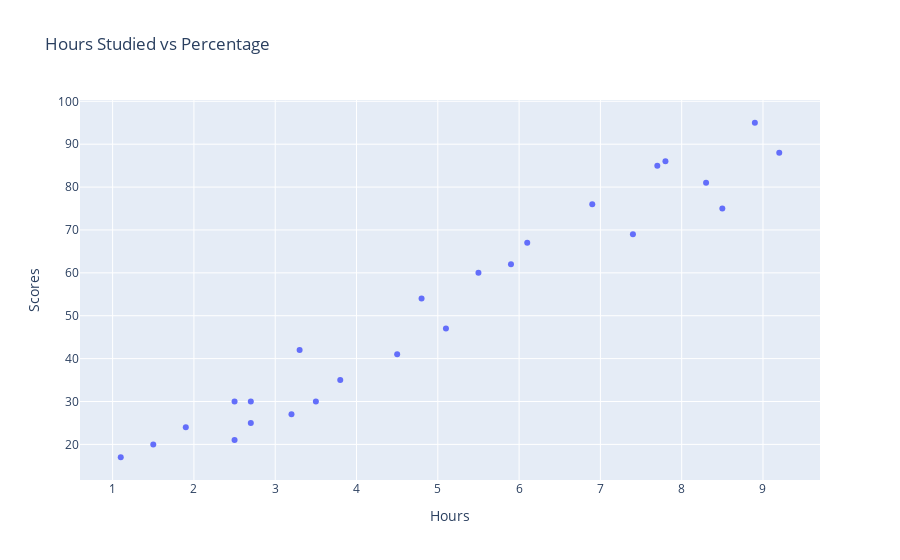

Write notebook code for a chart like this one.
### Markdown cell above
Plotting the dataset in 2d scatter plot for better understanding of data.

### Code cell
fig = px.scatter(df, x="Hours", y="Scores",title='Hours Studied vs Percentage')
fig.show()

### Figure 1 — Plotly figure (JSON) as saved in the notebook; plotly's stock layout.template omitted (floating-point values rounded to 4 significant figures)
{"data": [{"hovertemplate": "Hours=%{x}<br>Scores=%{y}<extra></extra>", "legendgroup": "", "marker": {"color": "#636efa", "symbol": "circle"}, "mode": "markers", "name": "", "orientation": "v", "showlegend": false, "type": "scatter", "x": [2.5, 5.1, 3.2, 8.5, 3.5, 1.5, 9.2, 5.5, 8.3, 2.7, 7.7, 5.9, 4.5, 3.3, 1.1, 8.9, 2.5, 1.9, 6.1, 7.4, 2.7, 4.8, 3.8, 6.9, 7.8], "xaxis": "x", "y": [21, 47, 27, 75, 30, 20, 88, 60, 81, 25, 85, 62, 41, 42, 17, 95, 30, 24, 67, 69, 30, 54, 35, 76, 86], "yaxis": "y"}], "layout": {"legend": {"tracegroupgap": 0}, "title": {"text": "Hours Studied vs Percentage"}, "xaxis": {"anchor": "y", "domain": [0, 1], "title": {"text": "Hours"}}, "yaxis": {"anchor": "x", "domain": [0, 1], "title": {"text": "Scores"}}}}
